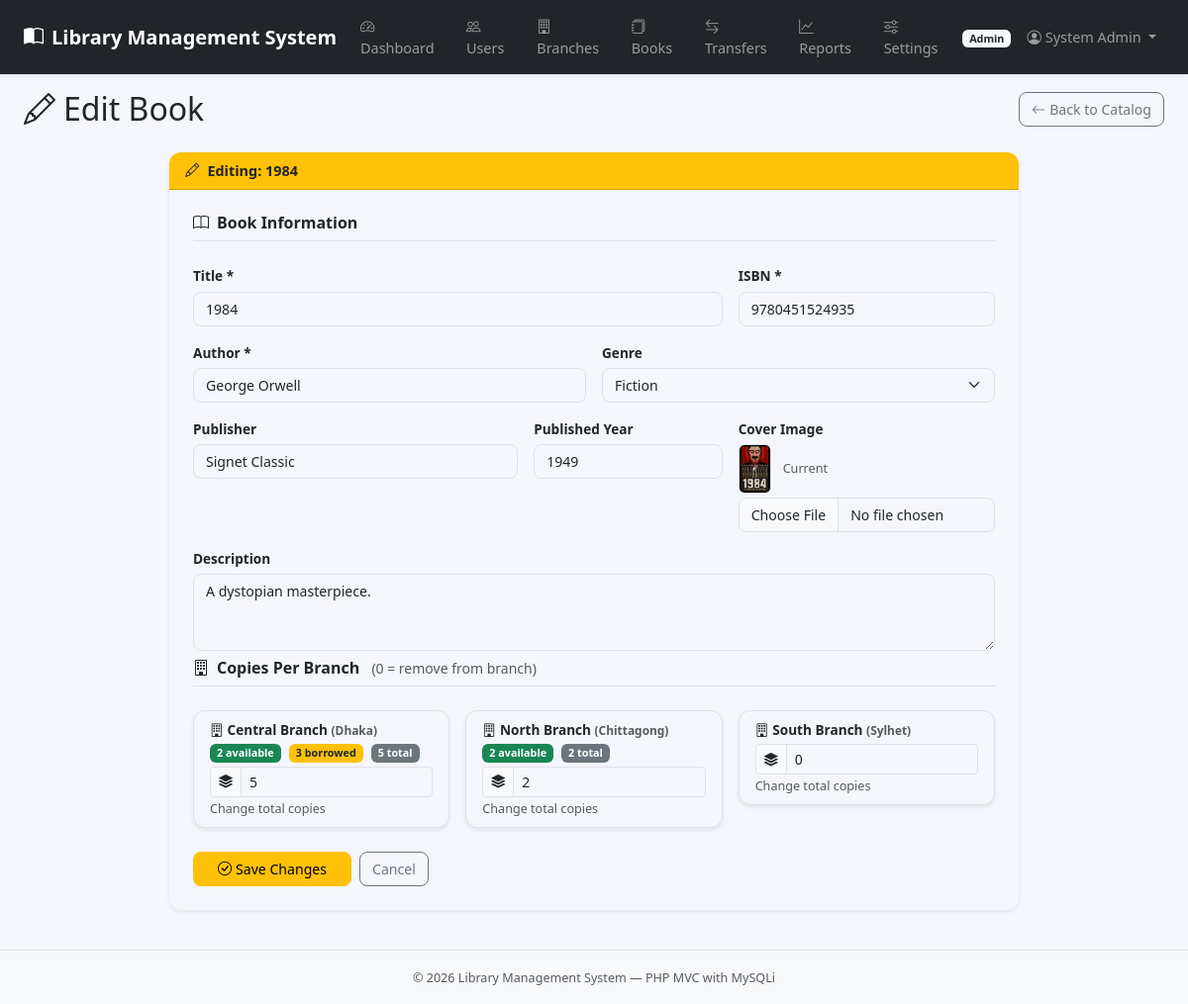
The page /index.php?page=admin_book_edit&id=5 (signed in) on the database its author committed.
### tables this page shows
CREATE TABLE `books` (
  `id` int(11) NOT NULL,
  `title` varchar(255) NOT NULL,
  `author` varchar(150) NOT NULL,
  `isbn` varchar(25) NOT NULL,
  `genre_id` int(11) DEFAULT NULL,
  `publisher` varchar(150) DEFAULT NULL,
  `published_year` year(4) DEFAULT NULL,
  `description` text DEFAULT NULL,
  `cover_image_path` varchar(255) DEFAULT NULL,
  `created_at` timestamp NOT NULL DEFAULT current_timestamp()
);

CREATE TABLE `genres` (
  `id` int(11) NOT NULL,
  `name` varchar(100) NOT NULL
);

CREATE TABLE `users` (
  `id` int(11) NOT NULL,
  `name` varchar(150) NOT NULL,
  `email` varchar(150) NOT NULL,
  `password_hash` varchar(255) NOT NULL,
  `phone` varchar(25) DEFAULT NULL,
  `role` enum('member','librarian','branch_manager','admin') NOT NULL DEFAULT 'member',
  `profile_pic` varchar(255) DEFAULT NULL,
  `branch_id` int(11) DEFAULT NULL,
  `is_active` tinyint(1) NOT NULL DEFAULT 1,
  `created_at` timestamp NOT NULL DEFAULT current_timestamp()
);

CREATE TABLE `branches` (
  `id` int(11) NOT NULL,
  `name` varchar(150) NOT NULL,
  `address` text DEFAULT NULL,
  `city` varchar(100) DEFAULT NULL,
  `phone` varchar(25) DEFAULT NULL,
  `manager_id` int(11) DEFAULT NULL,
  `is_active` tinyint(1) NOT NULL DEFAULT 1,
  `created_at` timestamp NOT NULL DEFAULT current_timestamp()
);

CREATE TABLE `branch_inventory` (
  `id` int(11) NOT NULL,
  `book_id` int(11) NOT NULL,
  `branch_id` int(11) NOT NULL,
  `total_copies` int(11) NOT NULL DEFAULT 0,
  `available_copies` int(11) NOT NULL DEFAULT 0
);

### app/controller/admin/book_edit.php (called while the page is built, shortened)
<?php
require_once __DIR__ . '/../../model/BookModel.php';
require_once __DIR__ . '/../../model/Models.php';
$bookId      = (int)($_GET['id'] ?? 0);
$bookModel   = new BookModel($conn);
$book        = $bookModel->getById($bookId);
$genreModel  = new GenreModel($conn);
$branchModel = new BranchModel($conn);
$genres      = $genreModel->getAll();
$branches    = $branchModel->getAll();
$currentInventory = [];
foreach ($bookModel->getWithInventory($bookId) as $inv) {
    $currentInventory[$inv['branch_id']] = $inv;
}
require __DIR__ . '/../../view/shared/header.php';
require __DIR__ . '/../../view/admin/book_edit.php';
require __DIR__ . '/../../view/shared/footer.php';

### app/model/BookModel.php (called while the page is built, shortened)
<?php
class BookModel {
    private mysqli $db;
    public function __construct(mysqli $db) {
        $this->db = $db;
    }
    public function getById(int $id): ?array {
        $stmt = $this->db->prepare(
            "SELECT b.*, g.name AS genre_name FROM books b
             LEFT JOIN genres g ON b.genre_id = g.id WHERE b.id = ? LIMIT 1");
        $stmt->bind_param('i', $id);
        $stmt->execute();
        $row = $stmt->get_result()->fetch_assoc();
        return $row ?: null;
    }
    public function getWithInventory(int $bookId): array {
        $stmt = $this->db->prepare(
            "SELECT bi.*, br.name AS branch_name, br.city
             FROM branch_inventory bi
             JOIN branches br ON bi.branch_id = br.id
             WHERE bi.book_id = ? ORDER BY br.name");
        $stmt->bind_param('i', $bookId);
        $stmt->execute();
        $rows = $stmt->get_result()->fetch_all(MYSQLI_ASSOC);
        return $rows;
    }
}

### config/app.php (called while the page is built, shortened)
<?php
function e(string $s): string {
    return htmlspecialchars($s, ENT_QUOTES, 'UTF-8');
}

### app/model/Models.php (called while the page is built, shortened)
<?php
class BranchModel {
    private mysqli $db;
    public function __construct(mysqli $db) { $this->db = $db; }
    public function getAll(): array {
        $r = $this->db->query(
            "SELECT br.*, u.name AS manager_name,
                (SELECT COUNT(*) FROM users WHERE branch_id=br.id AND role='librarian') AS librarian_count
             FROM branches br LEFT JOIN users u ON br.manager_id = u.id ORDER BY br.name");
        return $r->fetch_all(MYSQLI_ASSOC);
    }
}
class GenreModel {
    private mysqli $db;
    public function __construct(mysqli $db) { $this->db = $db; }
    public function getAll(): array {
        return $this->db->query("SELECT * FROM genres ORDER BY name")->fetch_all(MYSQLI_ASSOC);
    }
}

### app/view/admin/book_edit.php (the view, shortened to what this page needs)
<div class="d-flex justify-content-between align-items-center mb-4">
  <h2 class="mb-0"><i class="bi bi-pencil me-2"></i>Edit Book</h2>
  <a href="<?= BASE_URL ?>index.php?page=admin_books" class="btn btn-outline-secondary">
    <i class="bi bi-arrow-left me-1"></i>Back to Catalog
  </a>
</div>
<div class="row justify-content-center">
  <div class="col-lg-9">
    <div class="card border-0 shadow-sm">
      <div class="card-header bg-warning text-dark fw-semibold">
        <i class="bi bi-pencil me-2"></i>Editing: <?= e($book['title']) ?>
      </div>
      <div class="card-body p-4">
        <form method="POST" enctype="multipart/form-data">
          <div class="row g-3">
            <div class="col-12">
              <h6 class="fw-bold border-bottom pb-2"><i class="bi bi-book me-2"></i>Book Information</h6>
            </div>
            <div class="col-md-8">
              <label class="form-label fw-semibold">Title *</label>
              <input type="text" name="title" class="form-control" value="<?= e($book['title']) ?>" required>
            </div>
            <div class="col-md-4">
              <label class="form-label fw-semibold">ISBN *</label>
              <input type="text" name="isbn" class="form-control" value="<?= e($book['isbn']) ?>" required>
            </div>
            <div class="col-md-6">
              <label class="form-label fw-semibold">Author *</label>
              <input type="text" name="author" class="form-control" value="<?= e($book['author']) ?>" required>
            </div>
            <div class="col-md-6">
              <label class="form-label fw-semibold">Genre</label>
              <select name="genre_id" class="form-select">
                <?php foreach ($genres as $g): ?>
                <option value="<?= $g['id'] ?>" <?= $book['genre_id'] == $g['id'] ? 'selected' : '' ?>><?= e($g['name']) ?></option>
                <?php endforeach; ?>
              </select>
            </div>
            <div class="col-md-5">
              <label class="form-label fw-semibold">Publisher</label>
              <input type="text" name="publisher" class="form-control" value="<?= e($book['publisher'] ?? '') ?>">
            </div>
            <div class="col-md-3">
              <label class="form-label fw-semibold">Published Year</label>
              <input type="number" name="published_year" class="form-control"
                     value="<?= e($book['published_year'] ?? '') ?>" min="1000" max="<?= date('Y') ?>">
            </div>
            <div class="col-md-4">
              <label class="form-label fw-semibold">Cover Image</label>
              <?php if ($book['cover_image_path']): ?>
                <div class="mb-1">
                  <img src="<?= BASE_URL ?>public/<?= e($book['cover_image_path']) ?>" height="50" class="rounded border">
                  <small class="text-muted ms-2">Current</small>
                </div>
              <?php endif; ?>
              <input type="file" name="cover_image" class="form-control" accept="image/*">
            </div>
            <div class="col-12">
              <label class="form-label fw-semibold">Description</label>
              <textarea name="description" class="form-control" rows="3"><?= e($book['description'] ?? '') ?></textarea>
            </div>
            <div class="col-12 mt-2">
              <h6 class="fw-bold border-bottom pb-2">
                <i class="bi bi-building me-2 text-dark"></i>Copies Per Branch
                <small class="text-muted fw-normal ms-2">(0 = remove from branch)</small>
              </h6>
            </div>
            <?php foreach ($branches as $branch): if (!$branch['is_active']) continue;
              $currTotal = $currentInventory[$branch['id']]['total_copies'] ?? 0;
              $currAvail = $currentInventory[$branch['id']]['available_copies'] ?? 0;
              $borrowed  = $currTotal - $currAvail;
            ?>
            <div class="col-md-4">
              <div class="card border shadow-sm">
                <div class="card-body py-2 px-3">
                  <label class="form-label fw-semibold small mb-1">
                    <i class="bi bi-building me-1"></i><?= e($branch['name']) ?>
                    <small class="text-muted">(<?= e($branch['city'] ?? '') ?>)</small>
                  </label>
                  <?php if ($currTotal > 0): ?>
                  <div class="mb-1 d-flex gap-2">
                    <span class="badge bg-success"><?= $currAvail ?> available</span>
                    <?php if ($borrowed > 0): ?>
                    <span class="badge bg-warning text-dark"><?= $borrowed ?> borrowed</span>
                    <?php endif; ?>
                    <span class="badge bg-secondary"><?= $currTotal ?> total</span>
                  </div>
                  <?php endif; ?>
                  <div class="input-group input-group-sm">
                    <span class="input-group-text"><i class="bi bi-stack"></i></span>
                    <input type="number" name="inv_copies[<?= $branch['id'] ?>]"
                           class="form-control" value="<?= $currTotal ?>" min="0" max="999">
                  </div>
                  <small class="text-muted">Change total copies</small>
                </div>
              </div>
            </div>
            <?php endforeach; ?>
            <div class="col-12 d-flex gap-2 pt-2">
              <button type="submit" class="btn btn-warning px-4">
                <i class="bi bi-check-circle me-1"></i>Save Changes
              </button>
              <a href="<?= BASE_URL ?>index.php?page=admin_books" class="btn btn-outline-secondary">Cancel</a>
            </div>
          </div>
        </form>
      </div>
    </div>
  </div>
</div>

### public/css/style.css (style rules this page uses)
:root { --bs-body-bg: #f4f6fb; }
body { background: #f4f6fb; font-family: 'Segoe UI', sans-serif; font-size: .9rem; }
.card { border-radius: 12px; }
.card-header { border-radius: 12px 12px 0 0 !important; }
.form-control, .form-select { border-radius: 8px; font-size: .88rem; }
.form-label { font-size: .85rem; margin-bottom: .3rem; }
.btn { border-radius: 8px; font-size: .88rem; }

### rows shown on the page
books: title "1984", isbn "9780451524935", author "George Orwell", genre_id "Fiction", publisher "Signet Classic", published_year "1949", cover_image_path (picture), description "A dystopian masterpiece."
users: branch.name "Central Branch", branch.city "Dhaka", branch.available_copies "2", branch.available_copies "3", branch.total_copies "5", branches.name "North Branch", branches.city "Chittagong", branches.id "2", id "2"
branches: name "South Branch", city "Sylhet", id "0"

### other values the page prints
APP_NAME "Library Management System"
$navRole "Admin"
$_SESSION['user_name'] "System Admin"
